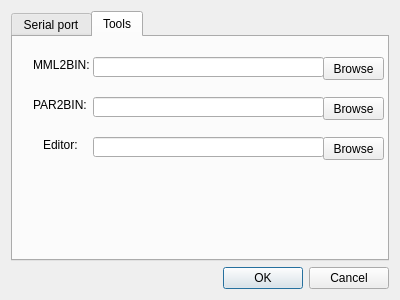
<?xml version="1.0" encoding="UTF-8"?>
<ui version="4.0">
 <class>Settings</class>
 <widget class="QDialog" name="Settings">
  <property name="windowModality">
   <enum>Qt::ApplicationModal</enum>
  </property>
  <property name="geometry">
   <rect>
    <x>0</x>
    <y>0</y>
    <width>400</width>
    <height>300</height>
   </rect>
  </property>
  <property name="sizePolicy">
   <sizepolicy hsizetype="Fixed" vsizetype="Fixed">
    <horstretch>0</horstretch>
    <verstretch>0</verstretch>
   </sizepolicy>
  </property>
  <property name="contextMenuPolicy">
   <enum>Qt::NoContextMenu</enum>
  </property>
  <property name="windowTitle">
   <string>Dialog</string>
  </property>
  <layout class="QVBoxLayout" name="verticalLayout">
   <item>
    <widget class="QTabWidget" name="tabWidget">
     <property name="currentIndex">
      <number>1</number>
     </property>
     <widget class="QWidget" name="tabCOM">
      <attribute name="title">
       <string>Serial port</string>
      </attribute>
      <widget class="QLabel" name="lblBaudRate">
       <property name="geometry">
        <rect>
         <x>10</x>
         <y>20</y>
         <width>71</width>
         <height>16</height>
        </rect>
       </property>
       <property name="text">
        <string>BaudRate:</string>
       </property>
      </widget>
      <widget class="QLabel" name="lblDataBits">
       <property name="geometry">
        <rect>
         <x>10</x>
         <y>50</y>
         <width>71</width>
         <height>16</height>
        </rect>
       </property>
       <property name="text">
        <string>DataBits:</string>
       </property>
      </widget>
      <widget class="QLabel" name="lblParity">
       <property name="geometry">
        <rect>
         <x>10</x>
         <y>80</y>
         <width>71</width>
         <height>16</height>
        </rect>
       </property>
       <property name="text">
        <string>Parity:</string>
       </property>
      </widget>
      <widget class="QLabel" name="lblStopBits">
       <property name="geometry">
        <rect>
         <x>10</x>
         <y>110</y>
         <width>71</width>
         <height>16</height>
        </rect>
       </property>
       <property name="text">
        <string>StopBits:</string>
       </property>
      </widget>
      <widget class="QLabel" name="lblFlowControl">
       <property name="geometry">
        <rect>
         <x>10</x>
         <y>140</y>
         <width>71</width>
         <height>16</height>
        </rect>
       </property>
       <property name="text">
        <string>FlowControl:</string>
       </property>
      </widget>
      <widget class="QComboBox" name="cmbBaudRate">
       <property name="geometry">
        <rect>
         <x>90</x>
         <y>20</y>
         <width>111</width>
         <height>22</height>
        </rect>
       </property>
      </widget>
      <widget class="QComboBox" name="cmbDataBits">
       <property name="geometry">
        <rect>
         <x>90</x>
         <y>50</y>
         <width>111</width>
         <height>22</height>
        </rect>
       </property>
      </widget>
      <widget class="QComboBox" name="cmbParity">
       <property name="geometry">
        <rect>
         <x>90</x>
         <y>80</y>
         <width>111</width>
         <height>22</height>
        </rect>
       </property>
      </widget>
      <widget class="QComboBox" name="cmbStopBits">
       <property name="geometry">
        <rect>
         <x>90</x>
         <y>110</y>
         <width>111</width>
         <height>22</height>
        </rect>
       </property>
      </widget>
      <widget class="QComboBox" name="cmbFlowControl">
       <property name="geometry">
        <rect>
         <x>90</x>
         <y>140</y>
         <width>111</width>
         <height>22</height>
        </rect>
       </property>
      </widget>
     </widget>
     <widget class="QWidget" name="tabTOOL">
      <attribute name="title">
       <string>Tools</string>
      </attribute>
      <widget class="QLabel" name="lblMML2BIN">
       <property name="geometry">
        <rect>
         <x>20</x>
         <y>20</y>
         <width>61</width>
         <height>16</height>
        </rect>
       </property>
       <property name="text">
        <string>MML2BIN:</string>
       </property>
      </widget>
      <widget class="QLabel" name="lblEditor">
       <property name="geometry">
        <rect>
         <x>30</x>
         <y>100</y>
         <width>41</width>
         <height>16</height>
        </rect>
       </property>
       <property name="text">
        <string>Editor:</string>
       </property>
      </widget>
      <widget class="QLineEdit" name="txtMML2BIN">
       <property name="geometry">
        <rect>
         <x>80</x>
         <y>20</y>
         <width>231</width>
         <height>20</height>
        </rect>
       </property>
      </widget>
      <widget class="QLineEdit" name="txtEditor">
       <property name="geometry">
        <rect>
         <x>80</x>
         <y>100</y>
         <width>231</width>
         <height>20</height>
        </rect>
       </property>
      </widget>
      <widget class="QPushButton" name="btnMML2BIN">
       <property name="geometry">
        <rect>
         <x>310</x>
         <y>20</y>
         <width>61</width>
         <height>23</height>
        </rect>
       </property>
       <property name="text">
        <string>Browse</string>
       </property>
      </widget>
      <widget class="QPushButton" name="btnEditor">
       <property name="geometry">
        <rect>
         <x>310</x>
         <y>100</y>
         <width>61</width>
         <height>23</height>
        </rect>
       </property>
       <property name="text">
        <string>Browse</string>
       </property>
      </widget>
      <widget class="QLabel" name="lblPAR2BIN">
       <property name="geometry">
        <rect>
         <x>20</x>
         <y>60</y>
         <width>61</width>
         <height>16</height>
        </rect>
       </property>
       <property name="text">
        <string>PAR2BIN:</string>
       </property>
      </widget>
      <widget class="QLineEdit" name="txtPAR2BIN">
       <property name="geometry">
        <rect>
         <x>80</x>
         <y>60</y>
         <width>231</width>
         <height>20</height>
        </rect>
       </property>
      </widget>
      <widget class="QPushButton" name="btnPAR2BIN">
       <property name="geometry">
        <rect>
         <x>310</x>
         <y>60</y>
         <width>61</width>
         <height>23</height>
        </rect>
       </property>
       <property name="text">
        <string>Browse</string>
       </property>
      </widget>
     </widget>
    </widget>
   </item>
   <item>
    <widget class="QDialogButtonBox" name="buttonBox">
     <property name="orientation">
      <enum>Qt::Horizontal</enum>
     </property>
     <property name="standardButtons">
      <set>QDialogButtonBox::Cancel|QDialogButtonBox::Ok</set>
     </property>
    </widget>
   </item>
  </layout>
 </widget>
 <resources/>
 <connections>
  <connection>
   <sender>buttonBox</sender>
   <signal>accepted()</signal>
   <receiver>Settings</receiver>
   <slot>accept()</slot>
   <hints>
    <hint type="sourcelabel">
     <x>248</x>
     <y>254</y>
    </hint>
    <hint type="destinationlabel">
     <x>157</x>
     <y>274</y>
    </hint>
   </hints>
  </connection>
  <connection>
   <sender>buttonBox</sender>
   <signal>rejected()</signal>
   <receiver>Settings</receiver>
   <slot>reject()</slot>
   <hints>
    <hint type="sourcelabel">
     <x>316</x>
     <y>260</y>
    </hint>
    <hint type="destinationlabel">
     <x>286</x>
     <y>274</y>
    </hint>
   </hints>
  </connection>
 </connections>
</ui>
